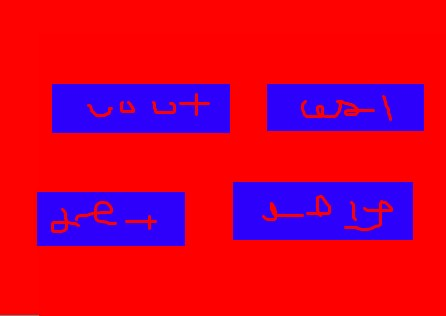
#> input picture testImg/2.jpg, 446 x 316 px
$ python test.py   (older library calls are emulated)
#> lines starting #> are read from the running program, lines starting #| are printed output that depends on the picture; after the words box and inside, x2 and y2 are one past the last pixel; in counts of white or black regions, pixels touching at a corner belong together
### RectangularContourFinder.py
#!/usr/bin/python2.7
# -*- coding: utf-8 -*-
import cv2

"""
查找图像中的矩形轮廓
"""

"""
# @Time    : 20-6-20 下午2:59

# @Author  : zhufa

# @Software: PyCharm
"""

FINDALL = 0
OUTSIDE_ONLY = 1
INSIDE_ONLY = 2


class RectangularContourFinder:

    def __init__(self, image):
        self.image = image

    def getRectContour(self, minArea=800.0, maxArea=float("inf"), threshold=0.9, THRESH_BINARY_INV=True,
                       option=FINDALL):
        """
        返回满足参数限定条件的轮廓
        :param minArea: 轮廓的最小面积阈值
        :param maxArea: 轮廓的最大面积阈值
        :param threshold: 矩形可信度阈值，越大表示轮廓必须越接近矩形
        :param THRESH_BINARY_INV: 是否需要反色查找轮廓，因为通常轮廓查找是基于黑色背景白色物体的轮廓
        :param option: 筛选内轮廓还是外轮廓
        :return: 轮廓Contours
        """

        gray = cv2.cvtColor(self.image, cv2.COLOR_BGR2GRAY)

        if THRESH_BINARY_INV:
            _, thresh = cv2.threshold(gray, 0, 255, cv2.THRESH_OTSU | cv2.THRESH_BINARY_INV)
        else:
            _, thresh = cv2.threshold(gray, 0, 255, cv2.THRESH_OTSU | cv2.THRESH_BINARY)

        img, cnts, hiera = cv2.findContours(thresh, cv2.RETR_CCOMP, cv2.CHAIN_APPROX_NONE)

        result = []
        for i in range(len(cnts)):

            contourArea = cv2.contourArea(cnts[i])
            center, size, angle = cv2.minAreaRect(cnts[i])
            minRectArea = size[0] * size[1]

            if option == OUTSIDE_ONLY:
                if hiera[0][i][3] != -1:
                    continue
            elif option == INSIDE_ONLY:
                if hiera[0][i][3] == -1:
                    continue
            elif option != FINDALL:
                return None

            if minArea < contourArea < maxArea and contourArea / minRectArea > threshold:
                result.append(cnts[i])
        return result

    # 需要注意的是，有些虽然眼看着在同一水平线的contours，其实调试会发现他们会有细微的高度差，造成排序的不一样
    def sortByMinAreaRect_centerPiont(self, contours, image, reverse=False):
        """
        对传入的contours进行排序，按contours的MinAreaRect的center坐标，从上到下，从左到右排序
        :param contours: contours列表
        :param image: contours的原图
        :param reverse: 是否反向排序
        :return: 排序好的contours，并且带有contours的MinAreaRect返回信息
        """
        imageWidth = image.shape[1]
        result = []
        for c in contours:
            center, size, angle = cv2.minAreaRect(c)
            result.append([c, center, size, angle])
        sortedresult = sorted(result, key=lambda s: s[1][1] * imageWidth + s[1][0], reverse=reverse)
        return sortedresult

    # 需要注意的是，有些虽然眼看着在同一水平线的contours，其实调试会发现他们会有细微的高度差，造成排序的不一样
    def sortByBoundingRect_leftTopPiont(self, contours, image, reverse=False):
        """
        对传入的contours进行排序，按contours的BoundingRect的左上角坐标，从上到下，从左到右排序
        :param contours: contours列表
        :param image: contours的原图
        :param reverse: 是否反向排序
        :return: 排序好的contours，并且带有contours的BoundingRect返回信息，以及根据boundingRect从原图截取出的区域
        """
        imageWidth = image.shape[1]
        result = []
        for c in contours:
            x, y, w, h = cv2.boundingRect(c)
            result.append([c, [x, y], [w, h], image[y:y + h, x:x + w]])
        sortedresult = sorted(result, key=lambda s: s[1][1] * imageWidth + s[1][0], reverse=reverse)
        return sortedresult

### test.py
#!/usr/bin/python2.7
# -*- coding: utf-8 -*-

"""
# @Time    : 20-6-20 下午4:56

# @Author  : zhufa

# @Software: PyCharm
"""
"""
利用RectangularContourFinder类进行查找矩形区域
"""
import cv2
import RectangularContourFinder
import numpy as np

image = cv2.imread("testImg/2.jpg")
#> image is the input picture: shape (316, 446, 3); mean B, G, R 57.5, 0.8, 206.3
cv2.imshow('img', image)
# 实例化类
rectangularContourFinder = RectangularContourFinder.RectangularContourFinder(image)
# 查找符合条件的矩形轮廓
result = rectangularContourFinder.getRectContour(option=RectangularContourFinder.OUTSIDE_ONLY)
#> in getRectContour, `gray = cv2.cvtColor(self.image, cv2.COLOR_BGR2GRAY)`:
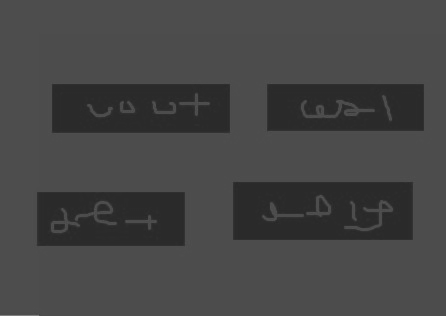
#> gray: shape (316, 446); min 38, max 128, mean 68.7
#> in getRectContour, `_, thresh = cv2.threshold(gray, 0, 255, cv2.THRESH_OTSU | cv2.THRESH_B..`:
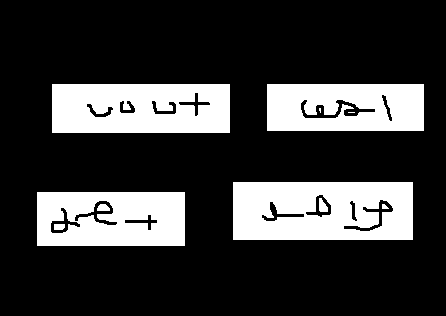
#> thresh: shape (316, 446); 22.8% white; 10 white regions (2 under 20 px)
#> in getRectContour, `img, cnts, hiera = cv2.findContours(thresh, cv2.RETR_CCOMP, cv2.CHAIN_..`: cnts = 23 contours, 3 with area under 20; largest, box (x1, y1, x2, y2) and area: (233, 182, 413, 240) 10203, (52, 84, 230, 133) 8496, (37, 192, 185, 246) 7791, (267, 84, 424, 131) 7176, (300, 99, 376, 119) 605
#> the loop in getRectContour, `for i in range(len(cnts)): ` made 23 passes
#> (contourArea, center, size, angle, minRectArea) on passes 1, 3, 4, 5, 6, 7, 8, 9, 10, 11, 12, 13: (48, (59, 226.5), (5, 10), -90, 50), (58.5, (103, 207), (6, 12), -90, 72), (72.5, (323, 204.5), (13, 8), -90, 104), (7791, (110.5, 218.5), (53, 147), -90, 7791), (176, (140.9, 219.5), (15.89, 32.15), -73.07, 510.9), (326, (62.25, 224.8), (26.16, 26.87), -45, 703), (432, (96.59, 211.3), (24.68, 43.41), -82.87, 1071.5), (10203, (322.5, 210.5), (57, 179), -90, 10203), (260.5, (282.3, 216.1), (20.82, 40.46), -68.84, 842.3), (86, (353, 210.6), (5.95, 21.48), -7.59, 127.7), (419, (369.3, 218.8), (50.2, 26.87), -45, 1349), (320, (320.6, 208.6), (25.79, 22.19), -56.31, 572.3)
#> after the loop in getRectContour, `for i in range(len(cnts)):`: result = 4 contours; box (x1, y1, x2, y2) and area: (233, 182, 413, 240) 10203, (52, 84, 230, 133) 8496, (37, 192, 185, 246) 7791, (267, 84, 424, 131) 7176
# 对上一步返回的轮廓根据条件进行排序
sortedresult1 = rectangularContourFinder.sortByMinAreaRect_centerPiont(result, image)
#> the loop in sortByMinAreaRect_centerPiont, `for c in contours:` made 4 passes
#> (center, size) on passes 1 to 4: ((110.5, 218.5), (53, 147)), ((322.5, 210.5), (57, 179)), ((345, 107), (46, 156)), ((140.5, 108), (48, 177))
#> after the loop in sortByMinAreaRect_centerPiont, `for c in contours:`: result = 4 items
#> sortedresult1 = 4 items

sortedresult2 = rectangularContourFinder.sortByBoundingRect_leftTopPiont(result, image)
#> the loop in sortByBoundingRect_leftTopPiont, `for c in contours:` made 4 passes
#> (x, y, w, h) on passes 1 to 4: (37, 192, 148, 54), (233, 182, 180, 58), (267, 84, 157, 47), (52, 84, 178, 49)
#> sortedresult2 = 4 items
#> (the run stopped early here; a loop or call above may not have finished)

$ run again, with testImg/3.jpg copied over testImg/2.jpg
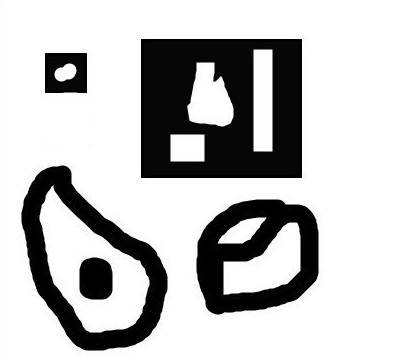
#> input picture testImg/3.jpg, 405 x 360 px
#> image is the input picture: shape (360, 405, 3); min 0, max 255, mean 192.3
#> in getRectContour, `_, thresh = cv2.threshold(gray, 0, 255, cv2.THRESH_OTSU | cv2.THRESH_B..`:
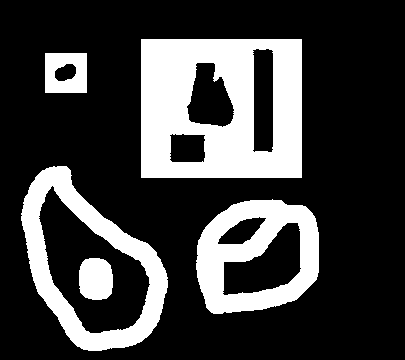
#> thresh: shape (360, 405); 24.9% white; 5 white regions
#> cnts = 12 contours; largest, box (x1, y1, x2, y2) and area: (141, 39, 302, 178) 22080, (21, 166, 168, 351) 16930, (196, 199, 319, 314) 11466, (38, 185, 151, 334) 8936, (222, 222, 302, 296) 3304
#> the loop in getRectContour, `for i in range(len(cnts)): ` made 12 passes
#> (contourArea, center, size, angle, minRectArea) on passes 1 to 7: (1184.5, (95.5, 278.5), (41, 33), -90, 1353), (11466.5, (257.4, 254.4), (125, 109.8), -5.53, 13721.8), (3303.5, (265.2, 266.5), (101.5, 52.72), -31.76, 5348.9), (746.5, (242.3, 231.6), (54.48, 21.55), -34.99, 1173.8), (16929.5, (82.5, 265), (122.3, 191.6), -45, 23441.5), (8936.5, (81.06, 268.4), (88.49, 153.2), -49.29, 13560.9), (1599, (65.5, 72.5), (39, 41), -90, 1599)
#> after the loop in getRectContour, `for i in range(len(cnts)):`: result = 2 contours; box (x1, y1, x2, y2) and area: (141, 39, 302, 178) 22080, (45, 53, 87, 93) 1599
#> the loop in sortByMinAreaRect_centerPiont, `for c in contours:` made 2 passes
#> (center, size, angle) on passes 1 to 2: ((65.5, 72.5), (39, 41), -90), ((221, 108), (138, 160), -90)
#> after the loop in sortByMinAreaRect_centerPiont, `for c in contours:`: result = 2 items
#> the loop in sortByBoundingRect_leftTopPiont, `for c in contours:` made 2 passes
#> (x, y, w, h) on passes 1 to 2: (45, 53, 42, 40), (141, 39, 161, 139)
